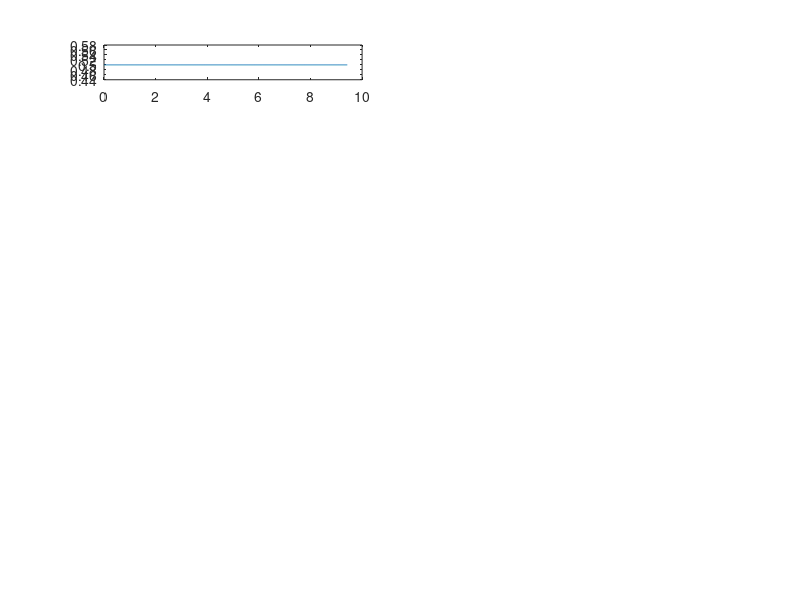

Source code (MATLAB): (Note: this script raises an error after producing the figure.)
%% 
% 理论上已经推证了。使用未归一化信号直接重构的效果一样（甚至更好）,所以代码实现用归一化信号进行重构，用归一化的信号来判断方向
% 对于V，C=1.7以下设置为0.9都合适。当2>C>1.7,则设置0.5合适。我们发现椭圆加杠表示上抬的条纹，越抬会被当作分量被抑制
%% 全局变量
clc;
clear all;
close all;

fs = 200000;  % 采样率，即fs(s)采一个点。
N = 4000;  
fv = 200;  % 震动频
C = [.5,.5];
alpha = 4.6;

%% 全局变量
windowLength = 128; % 窗长
overlapLength = floor(windowLength * 0.9);  % OverlapLength后为指定的重叠长度
% overlapLength = floor(50);  % OverlapLength后为指定的重叠长度
window = hamming(windowLength, "periodic");  % 使用汉明窗作为滑动的窗口
% window = kaiser(windowLength,5);
fftLength = 5*windowLength;
% fftLength = 512;
M = C(1)/10; % 抑制因子
V = 0.9; % 抑制因子2

%% 产生自混合信号
figure(1);
subplot(7,2,1);
t = (0:N-1)/fs;  % 采样时间，设N=10, fs=200，即采样了0.05s，t为[0...0.045]
lambda = 650e-9;  % 波长
A = 2 * lambda;  % 幅值（✔）
L0 = 20 * lambda;  % 外腔距离（✔） 
Lt = A.* sin(2*pi*fv*t);  % L0为标称位置，外腔长度
beta = 1;  % the amplitude of selfmixing signal
phi0 = 4*pi*(L0+Lt)/lambda;

p = zeros(1,N);


 % C的变化是一个正弦曲线，不能随机数！
C_upper = C(1);
C_top = C(2);
% 这个乘和加保证了c的上下限
x = linspace(0, 3*pi, N);
c = (C(2)-C(1))/2 * cos(x) + (C_top - (C(2)-C(1))/2);
plot(x,c);
for i = 1:N 
    CC = c(i);
    p(i) = beta * cos(solve_phiF(CC, phi0(i), alpha));  % 遍历所有的phi0
end

% p = awgn(p,10); % 10db，加噪声在抑制是可以的，问题是加了噪声没法从原信号判断方向了。
plot(p);
p_init = p;
title(['自混合信号,C=',num2str(C)]);


%% 打padding
judge = true; 
padding = windowLength;  % 逆变换不可避免的会让信号变短，要padding
while judge
    if mod(((2 * padding + N - overlapLength) / (windowLength - overlapLength)), 1) == 0
        judge = false;
    else
        padding = padding - 1;
    end
end
p = [zeros(1,padding) p zeros(1,padding)];

%% 时频分析
% stft(p, fs, 'Window', window, 'OverlapLength', overlapLength, 'FFTLength', 5*windowLength);  % 如果不返回值就是直接画图
TF = stft(p, fs, 'Window', window, 'OverlapLength', overlapLength, 'FFTLength', fftLength);  % （wf每一列就是每一个时间维度的频率）
weight1 = abs(TF)./max(abs(TF));  % 要把这个矩阵当作权值使用，所以按列先归一化

% weight1(find(weight1 == 1)) = weight1(find(weight1 == 1)) - 1e-11;  % 是找到weight1中等于1的位置（理论上每列都有），并都减去num极小值，因为这个后边要用做分母，所以减去一个无穷小量，不要让他产生无穷大
% weight2 = (weight1.^64)./(1 - weight1.^64); % 算法1：构建一个函数，让原来频率分量大的更大，小的更小，windowLenght此处为抑制因子
% weight2 = weight1 .^ 2;

weight2 = weight1;
% weight2( find(weight2 < (std(weight2)).^(M)) ) = 0;  % 删除weight2中每列小于其标准差的数，这步意义不大。✔此处抑制效果越小抑制效果越好，越大抑制效果越差！
weight2( find(weight2 < V) ) = 0; 
weight2 = weight2 ./ max(weight2);
TF_curb = TF .* weight2;  % 获得抑制后的信号

size = size(TF);
[x,y] = meshgrid(1:size(2),1:size(1));
subplot(7,2,[2,4,6]);
mesh(x,y,abs(TF));
% mesh(x,y,angle(TF));
view(0,90)
title('抑制前')

subplot(7,2,[10,12,14]);
mesh(x,y,abs(TF_curb));
% mesh(x,y,angle(TF_curb));
view(0,90);
title('抑制后');

%% 逆变化
p = (istft(TF_curb, fs, 'Window', window, 'OverlapLength', overlapLength, 'FFTLength', 5*windowLength))';
p_init2 = p;  % 用p_init2存储未归一化的信号
p_init2 = p_init2(padding+1:end-padding);  % ✔去掉之前的padding
p_init2 = sgolayfilt(p_init2,4,31);  % ✔ 超参数，平滑滤波器, 这里的参数也需要细调！！！c小的时候可以设置4，31   c大的时候可以设置，2，21 

figure(1);
subplot(7,2,3);
plot(p_init2);
title('未归一化');


% subplot(7,2,5);
% p = 2 * (p - min(p))./(max(p) - min(p)) - 1;
% plot(p);
% title('归一化1');

subplot(7,2,7);
p = 2 * (p - -abs(hilbert(-p)))./(abs(hilbert(p)) - -abs(hilbert(-p))) - 1;
% p = p./abs(p);  % ×这个有问题，我自己乱推的
p = p(padding+1:end-padding);  % ✔去掉之前的padding
p = sgolayfilt(p,4,31);  % ✔ 超参数，平滑滤波器, 这里的参数也需要细调！！！c小的时候可以设置4，31   c大的时候可以设置，2，21 
plot(p);
title('归一化2');

%% 得到重构所需的方向信息
% [top_p, loc_p, top_v, loc_v, top_r, loc_r, direction] = SMI_API_FRINGE(p_init,N);  % 法1求方向，求的是初始信号的方向，所以都能用
direction = SMI_TFPM_DIRECTION(p,N);  % 法2求方向，必须用归一化2的信号

% direction = -direction;  % 如果初始震动用的cos，那方向是反的，一定要注意
hold on;
% plot(direction);

%% hilbert transform
inverse_hb = (imag(hilbert(p_init2))) .* direction;  % 得到sin ，使用未归一化的信号，精度更高
% inverse_hb = (imag(hilbert(p))) .* direction;
% plot(inverse_hb,"b");
% hold on;
% plot(p,'r');
% title("blue,inverse-HT and orginal-HT","red,self-mixing signal");

subplot(7, 2, 9);
phiF_wrapped = atan(inverse_hb./p_init2);  %  使用未归一化的信号，精度更高
plot(phiF_wrapped);
hold on;
title("phiF-wrapped")

%% arctan相位解包裹
for i = 2:N
    if (phiF_wrapped(i) - phiF_wrapped(i-1) > pi/2)
        phiF_wrapped(i:end) = phiF_wrapped(i:end) -  pi;
    elseif (phiF_wrapped(i) - phiF_wrapped(i-1) < -pi/2)  % 找峰值点，加pi
        phiF_wrapped(i:end) = phiF_wrapped(i:end) +  pi;            
    end
end

phiF_reconstruct = phiF_wrapped;
% subplot(7, 1, 6);
% plot(phiF_reconstruct)
% title("重构后的phiF")

%% 计算一下抑制后，C的值
[C_reconstruct, alpha_reconstruct] = SMI_API_ESTIMATE_C(phiF_reconstruct); 

%% 重构
subplot(7, 2, 11);
phi0_reconstrut = phiF_reconstruct + C_reconstruct*sin(phiF_reconstruct+atan(alpha));
Lt_reconstruct = phi0_reconstrut * lambda / (4 * pi);
Lt_reconstruct = Lt_reconstruct - mean(Lt_reconstruct);
plot(Lt_reconstruct,'b');
hold on;
plot(Lt, 'r');
title(['重构后的Lt,C=',num2str(C_reconstruct)]);

subplot(7, 2, 13);
plot(Lt-Lt_reconstruct)
title("误差")























%% subfunction （selfmixing-power）
function phiF = solve_phiF(C,phi0,alpha)  % 求解出每一个phi0对应的phiF
    if C<=1  % 每个phi0的解区间
        [phiF_min, phiF_max] = bounds1(C,phi0);
    else
        [phiF_min, phiF_max] = bounds2(C,phi0,alpha);
    end
    
    excessphaze_equation = @(phiF)phiF-phi0+C*sin(phiF+atan(alpha));
    
    if (excessphaze_equation (phiF_min)>0)  % 文章的解释为,phiF_min值可能刚好比零点大一点点点，这时候取phiF_min为近似零点
        phiF = phiF_min;
    elseif (excessphaze_equation (phiF_max)<0)
    	phiF = phiF_max;
    else
    	phiF = fzero(excessphaze_equation,[phiF_min,phiF_max]);
    end  
end

%---C < 1时的解区间函数------------------------------------------
function [phiF_min, phiF_max] = bounds1(C,phi0) 
    phiF_min = phi0-C;
    phiF_max = phi0+C;
end

%---C > 1时的解区间函数------------------------------------------
function [phiF_min, phiF_max] = bounds2(C,phi0,alpha)
persistent m; 
if isempty (m); m = 0; end
mlower = ceil ((phi0 + atan (alpha) + acos (1/C)- sqrt (C*C- 1))/(2*pi)- 1.5);
mupper = floor ((phi0 + atan (alpha)- acos (1/C) + sqrt (C*C- 1))/(2*pi)- 0.5);
if (m < mlower); m = mlower; end
if (m > mupper); m = mupper; end
phiF_min = (2*m+1)*pi + acos (1/C)- atan (alpha); 
phiF_max = (2*m+3)* pi- acos (1/C)- atan (alpha); 
end


%% subfunction2(reconstruction_T_N间转换)
% 该函数实现，将N转换为对应的t，也就是从T=1，N=10这些简单的时候推出来N(i)与t的关系
% 其中N为需要转换的点，N为采样点数，T为模拟时间
function  temp = N2T(temp1,N,T)
temp = zeros(1,length(temp1));    
    for i = 1:length(temp1) 
        temp(i) = T*(temp1(i)-1)/N;
    end
end

function temp = T2N(temp1,N,T)
temp = zeros(1,length(temp1));    
    for i = 1:length(temp1) 
        temp(i) = N*temp1(i)/T + 1;
    end
end